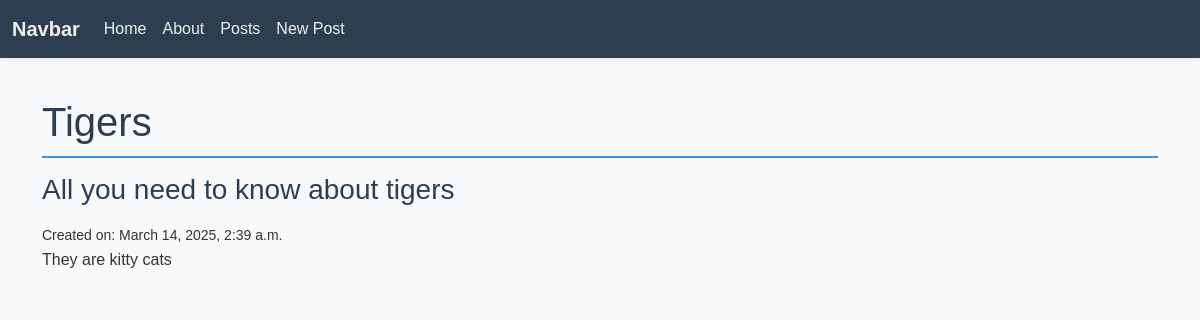
The app's page /posts/1/ with its own data.
### posts/models.py (models this page shows, shortened)
class Post(models.Model):                                   # inheritance
    title = models.CharField(max_length=128)                # composition
    subtitle = models.CharField(max_length=256)             # composition
    body = models.TextField()                               # composition
    created_on = models.DateTimeField(auto_now_add=True)    # composition

### posts/views.py (the view)
# urls.py: path("<int:pk>/", views.PostDetailView.as_view(), name="detail"),
class PostDetailView(DetailView):
    template_name = "posts/detail.html"
    model = Post

### templates/posts/detail.html (shortened to what this page needs)
{% extends 'base.html' %}
{% block content %}
<h1>{{ post.title }}</h1>
<h3>{{ post.subtitle }}</h3>
<small>Created on: {{ post.created_on }}</small>
<p>{{ post.body }}</p>
{% endblock content %}

### static/css/base.css (style rules this page uses)
:root { --primary: #3498db; --secondary: #2ecc71; --accent: #e74c3c; --dark: #2c3e50; --light: #ecf0f1; }
body { font-family: Arial, sans-serif; line-height: 1.6; color: #333; background-color: #f8f9fa; padding-bottom: 20px; }
h1, h2, h3 { margin-bottom: 15px; color: var(--dark); }
h1 { padding-bottom: 10px; border-bottom: 2px solid var(--primary); }

### records on screen
Post: title "Tigers", subtitle "All you need to know about tigers", created_on "March 14, 2025, 2:39 a.m.", body "They are kitty cats"
